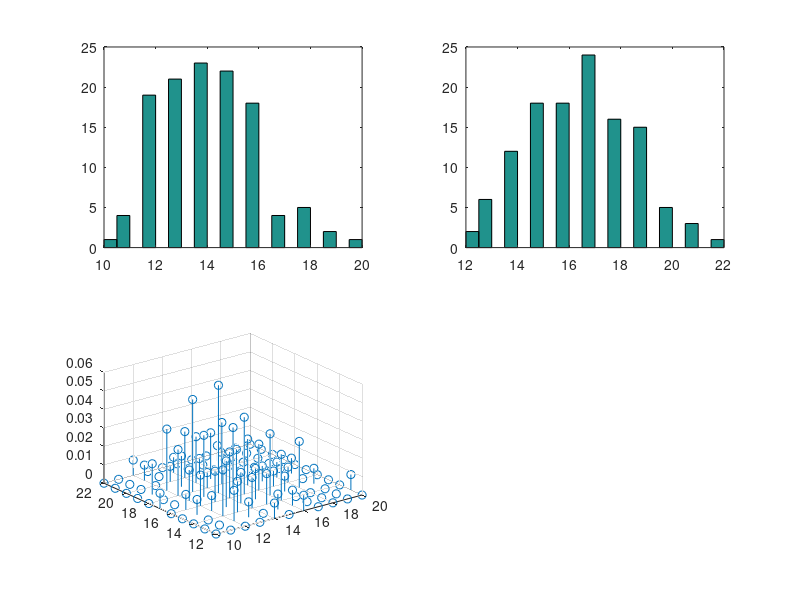

Write MATLAB code to recreate this figure.
clc,clearvars,close all
N=120
MediaN1=14;
MediaN2=14*1.2;
VarN1=MediaN1*1/4
VarN2=MediaN2*1/4

PN1 = round(randn(N,1)*sqrt(VarN1)+MediaN1);
PN2 = round(randn(N,1)*sqrt(VarN2)+MediaN2);

figure(1)

subplot(2,2,1)
hist(PN1,20)

subplot(2,2,2)
hist(PN2,20)

S_N1= min(PN1):max(PN1)
S_N2= min(PN2):max(PN2)
P = zeros(length(S_N1),length(S_N2))
for n1=1:length(S_N1)
    for n2=1:length(S_N2)
        casosfav = sum(S_N1(n1)==PN1 &S_N2(n2)==PN2);
        P(n1,n2)= casosfav/N;
    end
end


[X,Y] = meshgrid(S_N1,S_N2);
subplot(2,2,3)

stem3(X,Y,P')
